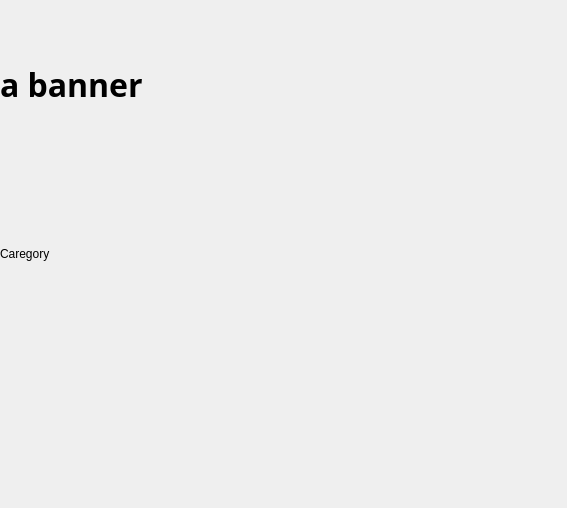
                   <widget class="QWidget" name="scrollHome">
                    <property name="geometry">
                     <rect>
                      <x>0</x>
                      <y>0</y>
                      <width>567</width>
                      <height>508</height>
                     </rect>
                    </property>
                    <layout class="QGridLayout" name="gridLayout_2">
                     <property name="leftMargin">
                      <number>0</number>
                     </property>
                     <property name="topMargin">
                      <number>0</number>
                     </property>
                     <property name="rightMargin">
                      <number>0</number>
                     </property>
                     <property name="bottomMargin">
                      <number>0</number>
                     </property>
                     <property name="spacing">
                      <number>0</number>
                     </property>
                     <item row="0" column="0">
                      <widget class="QWidget" name="widget_3" native="true">
                       <layout class="QGridLayout" name="gridLayout_14">
                        <property name="leftMargin">
                         <number>0</number>
                        </property>
                        <property name="topMargin">
                         <number>0</number>
                        </property>
                        <property name="rightMargin">
                         <number>0</number>
                        </property>
                        <property name="bottomMargin">
                         <number>0</number>
                        </property>
                        <property name="spacing">
                         <number>0</number>
                        </property>
                        <item row="0" column="0">
                         <widget class="QWidget" name="Banner" native="true">
                          <layout class="QGridLayout" name="gridLayout_11">
                           <property name="leftMargin">
                            <number>0</number>
                           </property>
                           <property name="topMargin">
                            <number>0</number>
                           </property>
                           <property name="rightMargin">
                            <number>0</number>
                           </property>
                           <property name="bottomMargin">
                            <number>0</number>
                           </property>
                           <property name="spacing">
                            <number>0</number>
                           </property>
                           <item row="0" column="0">
                            <widget class="QWidget" name="widget_2" native="true">
                             <layout class="QGridLayout" name="gridLayout_12">
                              <property name="leftMargin">
                               <number>0</number>
                              </property>
                              <property name="topMargin">
                               <number>0</number>
                              </property>
                              <property name="rightMargin">
                               <number>0</number>
                              </property>
                              <property name="bottomMargin">
                               <number>0</number>
                              </property>
                              <property name="spacing">
                               <number>0</number>
                              </property>
                              <item row="0" column="0">
                               <widget class="QLabel" name="label_2">
                                <property name="font">
                                 <font>
                                  <family>Aksaramatee</family>
                                  <pointsize>24</pointsize>
                                  <bold>true</bold>
                                 </font>
                                </property>
                                <property name="text">
                                 <string>a banner</string>
                                </property>
                               </widget>
                              </item>
                             </layout>
                            </widget>
                           </item>
                          </layout>
                         </widget>
                        </item>
                        <item row="1" column="0">
                         <widget class="QWidget" name="categoryWrap" native="true">
                          <layout class="QGridLayout" name="gridLayout_10">
                           <property name="leftMargin">
                            <number>0</number>
                           </property>
                           <property name="topMargin">
                            <number>0</number>
                           </property>
                           <property name="rightMargin">
                            <number>0</number>
                           </property>
                           <property name="bottomMargin">
                            <number>0</number>
                           </property>
                           <property name="spacing">
                            <number>0</number>
                           </property>
                           <item row="0" column="0">
                            <widget class="QLabel" name="label_9">
                             <property name="text">
                              <string>Caregory</string>
                             </property>
                            </widget>
                           </item>
                          </layout>
                         </widget>
                        </item>
                        <item row="2" column="0">
                         <widget class="QWidget" name="productlist" native="true"/>
                        </item>
                       </layout>
                      </widget>
                     </item>
                    </layout>
                   </widget>
